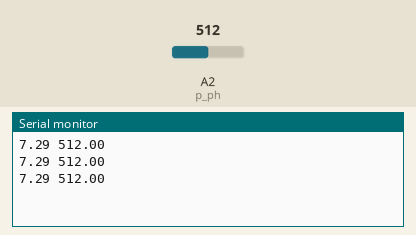
Bench run of a sketch on a simulated Arduino Uno, built with avr-gcc and run on an emulated ATmega328P. On the bench: the last lines printed to the serial monitor. The inputs (shaded band) are chosen by the test bench; at power-on: A2 (p_ph) = 512.

Above: at 1.2 s.
1.3 s: A2 (p_ph) set to 716
At 1.72 s:
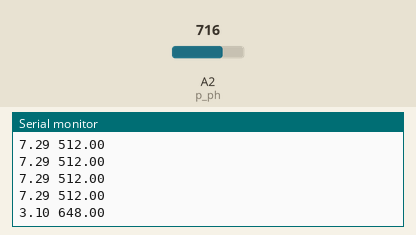
2.8 s: A2 (p_ph) set to 900
At 2.92 s:
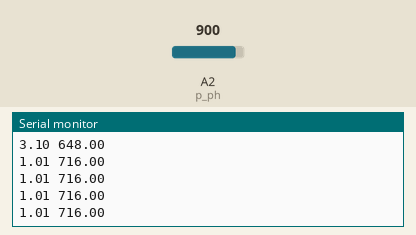
Timing chart, 0 to 5.8 s (numbered marks = the images above; inputs shaded):
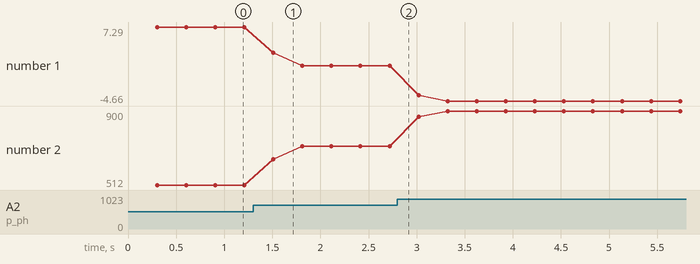

Measured:
- after the input at 1.3 s, the serial monitor: prints a new line after 0.21 s (image 1)
- plotted number 1: 7.29 → 1.01 after the input at 1.3 s, 1.01 → -4.66 after the input at 2.8 s
- plotted number 2: 512 → 716 after the input at 1.3 s, 716 → 900 after the input at 2.8 s

The sketch:

ph_arduino.ino
```cpp
#define p_ph A2
void setup() {

  Serial.begin(9600);

}


float adc_ph;
void loop() {
  float ph;
  ph = sensor_ph();

  Serial.print(ph); Serial.print(" ");
  Serial.println(adc_ph);
}


float sensor_ph() {
  const int analogInPin = p_ph;
  float avgValue = 0;
  int sensorValue = 0;
  int buf[50], temp;

  //AMBIL 10 SAMPEL ADC
  for (int i = 0; i < 10; i++) {
    buf[i] = analogRead(p_ph);
    delay(30);
  }
  //AMBIL 10 SAMPEL ADC

  //DIURUTKAN DARI TERKCECIL KE BESAR
  for (int i = 0; i < 9; i++) {

    for (int j = i + 1; j < 10; j++) {
      if (buf[i] > buf[j]) {
        temp = buf[i];
        buf[i] = buf[j];
        buf[j] = temp;
      }
    }
  }
  //DIURUTKAN DARI TERKCECIL KE BESAR

  //DIAMBIL 6 DATA TENGAH index 2-8 KEMUDIAN DIRATA RATA
  for (int i = 2; i < 8; i++) {
    avgValue += buf[i];
  }
  avgValue = avgValue/6;
  //DIAMBIL 6 DATA TENGAH index 2-8 KEMUDIAN DIRATA RATA

  float phValue = -0.0308*avgValue + 23.059;


  adc_ph = avgValue;
  return phValue;
}
```
